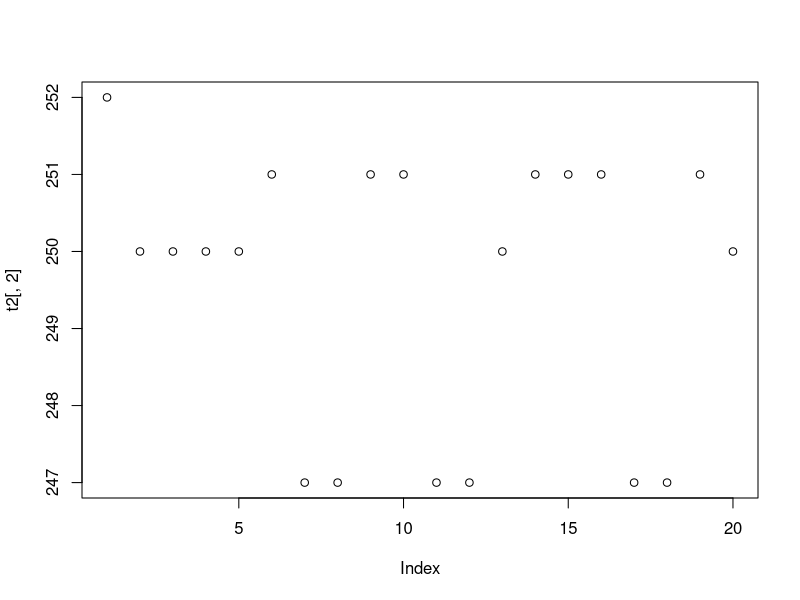
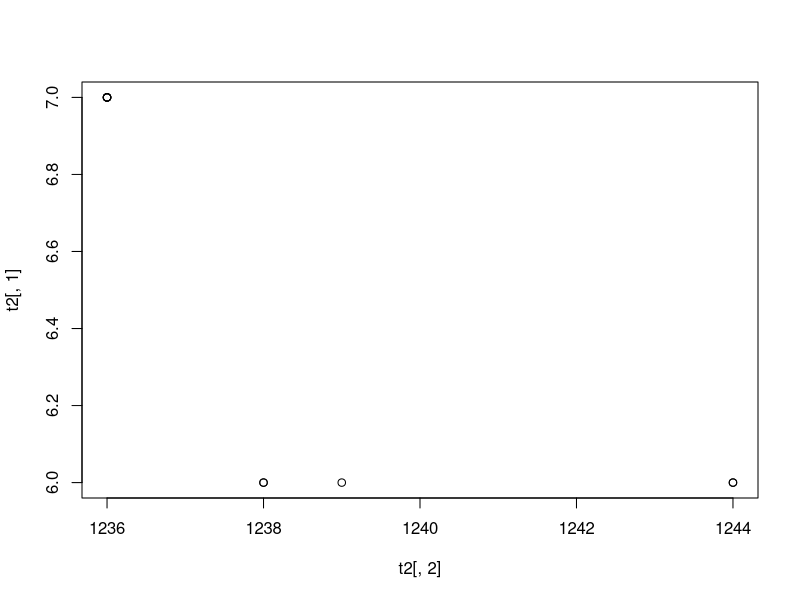

These charts were generated, in order, by the following R code: (Note: a time limit stopped this script after it produced the figures.)
#Distance Experiment-we have 16 alleles, how does the max distance occur when we increase the number of loci

#A matrix represent n alleles, and m loci is a individual in this population.  
# flatten the matrix into a vector. The population will a set of these individuals.  

#S1 Functions, and Priliminaries- population, Two fitness functions, mutation function

#population- A function to make initial population for genetic alg. The parameters are
#nloci- number of loci, nalleles-number of alleles, and popsize- population size.  
#An individual in this population is a matrix dim(nalleles*nloci) 
#In order to efficiently perform the genetic algorthm the matrix-individual- 
#is flattened into a vector of size-nalleles*nloci


population<-function(nloci,nalleles,popsize) {
  
  pop<-list()
  for (j in 1:popsize) {
    a<-sample(c(0,1),nloci*nalleles,replace = TRUE)
     pop[[length(pop)+1]]<-a
      }
  return(pop)
}


#"matdis" fitness function 1- outputs the hamming distance between each pair of alleles.
matdis<-function(data,nloci,nalleles) {
  suma<-c()
  for (i in 0:(nalleles-2)){
    for (j in (i+1):(nalleles-1)) {
      a<-c()
      for (k in 1:nloci) {
       a[length(a)+1]<-abs(data[nloci*i+k]- data[nloci*j+k])
      }
      
      suma[length(suma)+1]<-sum(a)
    }
  }
  return(suma)
}


#mutate-function causes an individuals alleles to change, with a given probability of .2
mutate<-function(data,nloci,nalleles) {
  for (j in 1:nalleles*nloci) {          #number of positions to mutate
    coin<-rbinom(1,1,.2)
    if (coin==1){
      if(data[j]==0) {
        data[j]<-1 }
      else {data[j]<-0}
    }
  }
  return(data)
}



#S2  TWO GENETIC ALGORITHMS
#genalg<- The genetic algorithm function.  Use population list as input.
##score and sumscore outputs give a mode for determining fitness by 
#1) taking individuals with sum of pw differences  (scores)
#or 2) taking individuals that maximize the minimum differences between scores (sumScore) 

 
genAlgTotalPWDiff<-function(data,nloci,nalleles,generations) {

avgdist<-c()
maxdist<-c()
mindist<-c()
p4<-data
for (i in 1:generations) {    #loop on generations
  
  p4<-lapply(p4,mutate,nloci,nalleles)      #mutate
  score<-lapply(p4,matdis,nloci,nalleles)  #score-list of pairwise differences btwn alleles for each individual 
  
  sumScore<-lapply(score,sum)  #sum score-  sums pw differences btwn alleles (scores) for each individual.
  
  sumScore<-unlist(sumScore)
  
  #we collect this data, which is based on the goal #1 of the function. 
  avgdist<-append(avgdist,mean(unlist(sumScore)))
  maxdist<-append(maxdist,max(unlist(sumScore)))
  mindist<-append(mindist,min(unlist(sumScore)))
  
  #fitness function determined by sumScore- which is the total pw difference of an individual. 
 #scoreVector-a vector that weights fit individuals based on total pw difference btwn pairs of alleles
  
  scoreVector<-c()
  for (i in 1:length(score)) {
    if(sumScore[i]==0) {
      next
    }
    scoreVector<-append(scoreVector,c(rep(i,sumScore[i])))
  }
  
  sc<-sample(scoreVector,length(p4))    #sample,  without replacement, from the scorevector to get number of copies of individuals   
  newList<-list()
  for (j in 1:length(sc)) {
    newList[[length(newList)+1]]<-p4[[sc[j]]]
  }
  p4<-newList  
  
}
 
 resultsdf<-data.frame(avgdist,maxdist,mindist)
  return(resultsdf)
}

p1<-population(4,16,2)
mutate(p1[[1]],4,16)

t2<-genAlgTotalPWDiff(p1,4,16,20)
t2[,3]
par(mfrow=c(1,1))
plot(t2[,2])


#genAlgMaxMin- the fitness function is derived by taking the min of pw diff btwn alleles of an individual

scoreGTZero<-function(data) {
  positiveSet<-subset(data,data>0)
  return(positiveSet)
}


genAlgMaxMin<-function(data,nloci,nalleles,generations) {
  keys<-c(1:length(data))
  
  maxmindist<-c()
  maxdist<-c()
  p4<-data
  for (i in 1:generations) {    #loop on generations
    
    p4<-lapply(p4,mutate,nloci,nalleles)      #mutate
    score<-lapply(p4,matdis,nloci,nalleles)  #score-list of pairwise differences btwn alleles for each individual 
    scoreNotZero<-lapply(score,scoreGTZero)  #take out zero pw differences btwn alleles for individuals
    sumScore<-lapply(score,sum)  
  #make a df for the minScores gt zero
    minScore<-lapply(scoreNotZero,min)  #min score-takes min pw differences btwn alleles (scores) for each individual.
    minScore<-unlist(minScore)
    
    minScoredf<-data.frame(keys,minScore)
    minScoredf<-minScoredf[order(minScoredf[,2],decreasing = TRUE),]
    minScoredf<-minScoredf[1:floor(length(data)/2),]
  
    #we collect this data, which is based on the goal #1 of the function. 
    maxmindist<-append(maxmindist,max(minScore))
    maxdist<-append(maxdist,max(unlist(sumScore)))
    
    #fitness function determined by sumScore- which is the total pw difference of an individual. 
    #scoreVector-a vector that weights fit individuals based on total pw difference btwn pairs of alleles
    
    scoreVector<-c()
    for (i in 1:nrow(minScoredf)) {
      if(minScoredf[i,2]==0) {
        next
      }
      scoreVector<-append(scoreVector,c(rep(minScoredf[i,1],nalleles*minScoredf[i,2])))
    }
    
    sc<-sample(scoreVector,length(p4))    #sample,  without replacement, from the scorevector to get number of copies of individuals   
    newList<-list()
    for (j in 1:length(sc)) {
      newList[[length(newList)+1]]<-p4[[sc[j]]]
    }
    p4<-newList  
    
  }
  
  resultsdf<-data.frame(maxmindist,maxdist)
  return(resultsdf)
}

p1<-population(20,16,100)
mutate(p1[[1]],4,20)
t2<-genAlgMaxMin(p1,20,16,10)

par(mfrow=c(1,1))
plot(t2[,2],t2[,1])
t2



##as nloci incr. what happens to distance. Note, if we have 16 alleles then we must have at least 
#nalleles <= 2^nloci otherwise there's repetition. 
#in the following experiment we hold nalleles fixed and find what the distance should be
#since we have 16 alleles we want >=4 loci
#ex1

maxmindistance<-c()
lociSeq<-seq(10,160,10)
lociSeq
for (i in lociSeq)  {
  p1<-population(i,16,100)
  p1Evolve<-genAlgMaxMin(p1,i,16,10) 
  print(p1Evolve)
  maxmindistance[length(maxmindistance)+1]<-max(p1Evolve[,1])
  
  }

maxmindistance
plot(maxmindistance)
